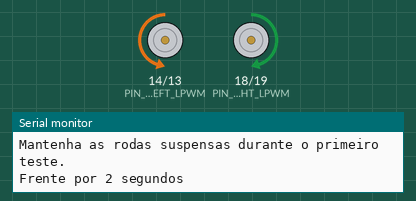
Simulated run of this sketch. Board: ESP32. On the bench: motor-driver pin pairs drawn as motors (green arrow = first pin HIGH = forward, orange = second pin HIGH = backward, longer = more drive), the last lines printed to the serial monitor.

Above: at 4.0 s.
At 6.5 s:
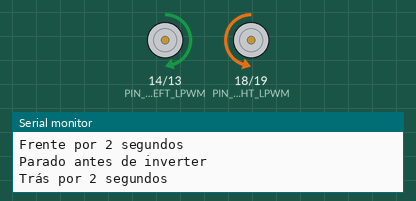
At 8.0 s:
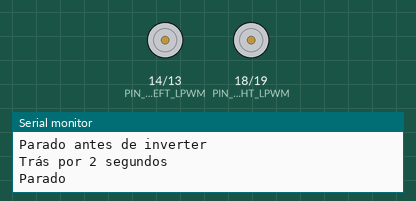
Timing chart, 0 to 10.2 s (numbered marks = the images above):
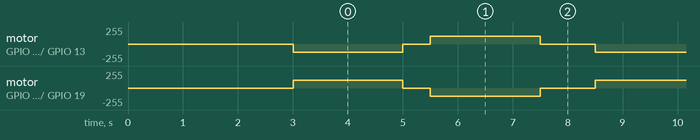

Measured:
- by itself, motor on GPIO 14 (PIN_MOTOR_LEFT_LPWM) / GPIO 13 (PIN_MOTOR_LEFT_RPWM): repeats every 5.5 s: stopped 0.50 s, forward 120/255 2.0 s, stopped 1.0 s, backward 120/255 2.0 s
- by itself, motor on GPIO 18 (PIN_MOTOR_RIGHT_LPWM) / GPIO 19 (PIN_MOTOR_RIGHT_RPWM): repeats every 5.5 s: stopped 0.50 s, backward 120/255 2.0 s, stopped 1.0 s, forward 120/255 2.0 s

The sketch:

teste_motores.ino
```cpp
#include <Arduino.h>

// Mapeamento dos drivers HW-039/BTS7960 conforme o README.md.
// R_EN e L_EN dos dois drivers devem permanecer ligados a 3,3 V.
constexpr uint8_t PIN_MOTOR_LEFT_RPWM = 13;
constexpr uint8_t PIN_MOTOR_LEFT_LPWM = 14;
constexpr uint8_t PIN_MOTOR_RIGHT_RPWM = 19;
constexpr uint8_t PIN_MOTOR_RIGHT_LPWM = 18;

constexpr uint32_t PWM_FREQUENCY_HZ = 20000;
constexpr uint8_t PWM_RESOLUTION_BITS = 8;
constexpr uint8_t PWM_PHYSICAL_MAX = 180;

// Valor moderado para o primeiro teste. Pode ser aumentado até
// PWM_PHYSICAL_MAX se necessário.
constexpr uint8_t TEST_PWM = 120;
static_assert(TEST_PWM <= PWM_PHYSICAL_MAX, "PWM de teste acima do limite físico");

constexpr uint32_t MOVEMENT_TIME_MS = 2000;
constexpr uint32_t STARTUP_WAIT_MS = 3000;
constexpr uint32_t DIRECTION_CHANGE_PAUSE_MS = 500;
constexpr uint32_t CYCLE_PAUSE_MS = 1000;

void stopMotors() {
  ledcWrite(PIN_MOTOR_LEFT_RPWM, 0);
  ledcWrite(PIN_MOTOR_LEFT_LPWM, 0);
  ledcWrite(PIN_MOTOR_RIGHT_RPWM, 0);
  ledcWrite(PIN_MOTOR_RIGHT_LPWM, 0);
}

void moveForward() {
  // O motor direito está invertido fisicamente na montagem atual.
  // Esquerdo para frente: RPWM; direito para frente: LPWM.
  ledcWrite(PIN_MOTOR_LEFT_LPWM, 0);
  ledcWrite(PIN_MOTOR_RIGHT_RPWM, 0);
  ledcWrite(PIN_MOTOR_LEFT_RPWM, TEST_PWM);
  ledcWrite(PIN_MOTOR_RIGHT_LPWM, TEST_PWM);
}

void moveBackward() {
  // Esquerdo para trás: LPWM; direito para trás: RPWM.
  ledcWrite(PIN_MOTOR_LEFT_RPWM, 0);
  ledcWrite(PIN_MOTOR_RIGHT_LPWM, 0);
  ledcWrite(PIN_MOTOR_LEFT_LPWM, TEST_PWM);
  ledcWrite(PIN_MOTOR_RIGHT_RPWM, TEST_PWM);
}

void setup() {
  Serial.begin(115200);

  pinMode(PIN_MOTOR_LEFT_RPWM, OUTPUT);
  pinMode(PIN_MOTOR_LEFT_LPWM, OUTPUT);
  pinMode(PIN_MOTOR_RIGHT_RPWM, OUTPUT);
  pinMode(PIN_MOTOR_RIGHT_LPWM, OUTPUT);

  // Mantém os motores desligados antes de conectar o periférico PWM.
  digitalWrite(PIN_MOTOR_LEFT_RPWM, LOW);
  digitalWrite(PIN_MOTOR_LEFT_LPWM, LOW);
  digitalWrite(PIN_MOTOR_RIGHT_RPWM, LOW);
  digitalWrite(PIN_MOTOR_RIGHT_LPWM, LOW);

  const bool leftRpwmOk = ledcAttach(
    PIN_MOTOR_LEFT_RPWM,
    PWM_FREQUENCY_HZ,
    PWM_RESOLUTION_BITS
  );
  const bool leftLpwmOk = ledcAttach(
    PIN_MOTOR_LEFT_LPWM,
    PWM_FREQUENCY_HZ,
    PWM_RESOLUTION_BITS
  );
  const bool rightRpwmOk = ledcAttach(
    PIN_MOTOR_RIGHT_RPWM,
    PWM_FREQUENCY_HZ,
    PWM_RESOLUTION_BITS
  );
  const bool rightLpwmOk = ledcAttach(
    PIN_MOTOR_RIGHT_LPWM,
    PWM_FREQUENCY_HZ,
    PWM_RESOLUTION_BITS
  );

  stopMotors();

  if (!leftRpwmOk || !leftLpwmOk || !rightRpwmOk || !rightLpwmOk) {
    Serial.println(F("[ERRO] Não foi possível configurar o PWM."));

    while (true) {
      stopMotors();
      delay(1000);
    }
  }

  Serial.println(F("[OK] Teste dos motores iniciado."));
  Serial.println(F("Mantenha as rodas suspensas durante o primeiro teste."));
  delay(STARTUP_WAIT_MS);
}

void loop() {
  Serial.println(F("Frente por 2 segundos"));
  moveForward();
  delay(MOVEMENT_TIME_MS);

  Serial.println(F("Parado antes de inverter"));
  stopMotors();
  delay(DIRECTION_CHANGE_PAUSE_MS);

  Serial.println(F("Trás por 2 segundos"));
  moveBackward();
  delay(MOVEMENT_TIME_MS);

  Serial.println(F("Parado"));
  stopMotors();
  delay(CYCLE_PAUSE_MS);
}
```
